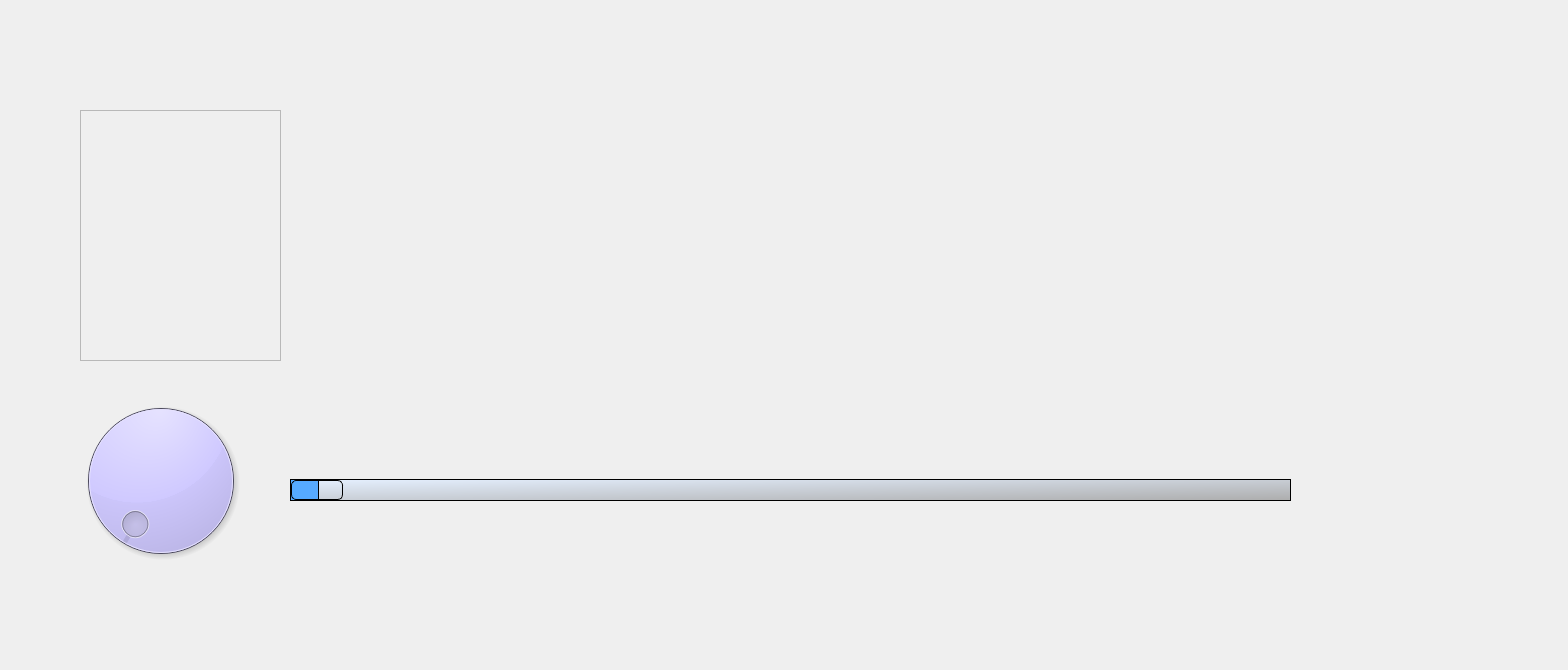
<?xml version="1.0" encoding="UTF-8"?>
<ui version="4.0">
 <class>Form</class>
 <widget class="QWidget" name="Form">
  <property name="geometry">
   <rect>
    <x>0</x>
    <y>0</y>
    <width>1568</width>
    <height>670</height>
   </rect>
  </property>
  <property name="windowTitle">
   <string>Form</string>
  </property>
  <widget class="QLabel" name="bg_label">
   <property name="geometry">
    <rect>
     <x>-26</x>
     <y>-5</y>
     <width>1601</width>
     <height>691</height>
    </rect>
   </property>
   <property name="text">
    <string/>
   </property>
  </widget>
  <widget class="QDial" name="dial">
   <property name="geometry">
    <rect>
     <x>70</x>
     <y>380</y>
     <width>181</width>
     <height>201</height>
    </rect>
   </property>
   <property name="styleSheet">
    <string notr="true">background-color:rgb(208, 201, 255);</string>
   </property>
  </widget>
  <widget class="QSlider" name="QSlide">
   <property name="geometry">
    <rect>
     <x>290</x>
     <y>460</y>
     <width>1001</width>
     <height>61</height>
    </rect>
   </property>
   <property name="styleSheet">
    <string notr="true">QSlider::groove:horizontal {
    border: 1px solid black;
    height: 20px;
    background: qlineargradient(spread:pad, x1:0, y1:0, x2:1, y2:0, stop:0 rgba(85, 170, 255, 255), stop:1 rgba(170, 170, 255, 255));
}

QSlider::handle:horizontal {
    border: 1px solid black;
    width: 50px;
    border-radius: 5px;
    background: qconicalgradient(cx:0.5, cy:0.477273, angle:0, stop:0 rgba(35, 40, 3, 255), stop:0.16 rgba(166, 171, 175, 255), stop:0.225 rgba(153, 153, 166, 255), stop:0.285 rgba(221, 226, 232, 255), stop:0.333333 rgba(255, 255, 255, 255), stop:0.39801 rgba(212, 203, 235, 255), stop:0.52 rgba(99, 89, 111, 255), stop:0.57 rgba(167, 156, 171, 255), stop:0.635 rgba(83, 84, 88, 255), stop:0.721393 rgba(202, 197, 202, 255), stop:0.75 rgba(179, 172, 191, 255), stop:0.815 rgba(222, 222, 222, 255), stop:0.88 rgba(174, 167, 184, 255), stop:0.915423 rgba(137, 137, 137, 255), stop:1 rgba(35, 40, 3, 255));
}

QSlider:add-page:horizontal{
background:qlineargradient(spread:pad, x1:0, y1:0, x2:1, y2:1, stop:0 rgba(229, 240, 255, 255), stop:1 rgba(172, 172, 172, 255));
border:1px solid black;
}</string>
   </property>
   <property name="orientation">
    <enum>Qt::Horizontal</enum>
   </property>
  </widget>
  <widget class="QFrame" name="img">
   <property name="geometry">
    <rect>
     <x>80</x>
     <y>110</y>
     <width>201</width>
     <height>251</height>
    </rect>
   </property>
   <property name="frameShape">
    <enum>QFrame::StyledPanel</enum>
   </property>
   <property name="frameShadow">
    <enum>QFrame::Raised</enum>
   </property>
  </widget>
 </widget>
 <resources/>
 <connections/>
</ui>
